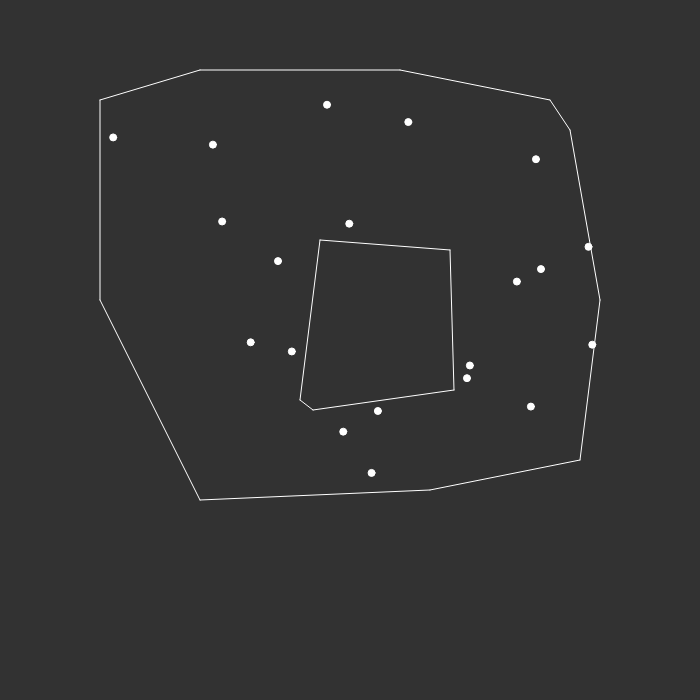
Frame 1 (no input)
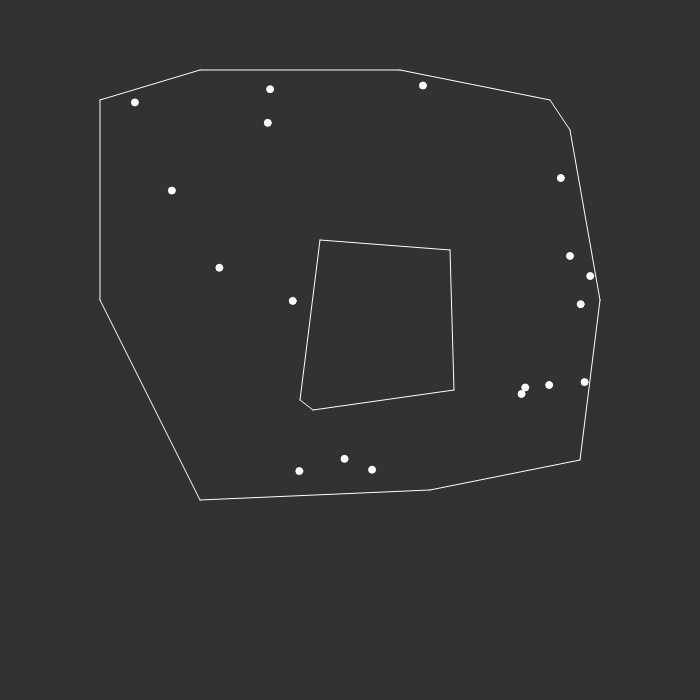
Frame 60 (no input)
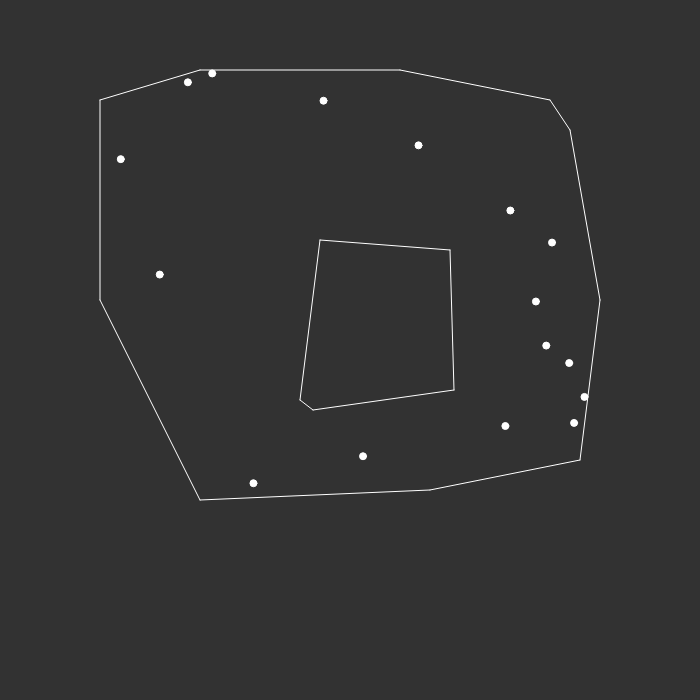
Frame 120 (the mouse pressed at the canvas centre since frame 60)

The p5.js sketch that drew these frames (run headless with seeded random() and noise() and a simulated clock; from frame 60 on, the mouse is pressed at the canvas centre):

// p5.js sketch
// ── sketch.js
//
// 2 laba
//
function det(A)
{
    var N = A.length, B = [], denom = 1, exchanges = 0;
    for (var i = 0; i < N; ++i)
     { B[i] = [];
       for (var j = 0; j < N; ++j) B[i][j] = A[i][j];
     }
    for (var i = 0; i < N-1; ++i)
     { var maxN = i, maxValue = Math.abs(B[i][i]);
       for (var j = i+1; j < N; ++j)
        { var value = Math.abs(B[j][i]);
          if (value > maxValue){ maxN = j; maxValue = value; }
        }
       if (maxN > i)
        { var temp = B[i]; B[i] = B[maxN]; B[maxN] = temp;
          ++exchanges;
        }
       else { if (maxValue == 0) return maxValue; }
       var value1 = B[i][i];
       for (var j = i+1; j < N; ++j)
        { var value2 = B[j][i];
          B[j][i] = 0;
          for (var k = i+1; k < N; ++k) B[j][k] = (B[j][k]*value1-B[i][k]*value2)/denom;
        }
       denom = value1;
     }
    if (exchanges%2) return -B[N-1][N-1];
    else return B[N-1][N-1];
}


function mult(a, b) {
    return a[0] * b[0] + a[1] * b[1];
}

function module(a) {
    return Math.sqrt(Math.pow(a[0], 2) + Math.pow(a[1], 2));
}

function angleBetween(a, b) {
    return mult(a, b) / (module(a) * module(b));
}

function minus(a, b) {
    return [a[0] - b[0], a[1] - b[1]];
}

function plus(a, b) {
    return [a[0] + b[0], a[1] + b[1]];
}



function side(a, b) {
    var mas = [minus(a[1], a[0]), minus(a[0], b)];
    detA = det(mas);
    if(detA > 0)
        return 1;
    else if (detA == 0)
        return 0;
    else
        return -1;
}

function intersect(a, b) {
    return side(a, b[0]) != side(a, b[1]) && side(b, a[0]) != side(b, a[1]);
}

//
// konec 2 labi
//

var figure =   [[200, 200], 
                [100, 400], 
                [100, 600], 
                [200, 630], 
                [400, 630], 
                [550, 600], 
                [570, 570], 
                [600, 400], 
                [580, 240], 
                [430, 210], 
                [200, 200]];

var inner  =   [[300, 300], 
                [313, 290], 
                [454, 310], 
                [450, 450], 
                [320, 460], 
                [300, 300]];

//refactor coordinates;
var figureOne = [[200, 200], 
                [100, 400], 
                [100, 600], 
                [200, 630], 
                [400, 630], 
                [550, 600], 
                [570, 570], 
                [600, 400], 
                [580, 240], 
                [430, 210], 
                [200, 200]];

for(var i = 0; i < figureOne.length; i++) {
    figureOne[i][1] = Y - figureOne[i][1];
}

var innerOne = [[300, 300], 
                [313, 290], 
                [454, 310], 
                [450, 450], 
                [320, 460], 
                [300, 300]];

for(var i = 0; i < inner.length; i++) {
    innerOne[i][1] = Y - innerOne[i][1];
}

function drawFigure() {
    for(var i = 0; i < figureOne.length - 1; i++) {
        line(figureOne[i][0], figureOne[i][1], figureOne[i+1][0], figureOne[i+1][1]);
    }
}

function drawInner() {
    for(var i = 0; i < innerOne.length - 1; i++) {
        line(innerOne[i][0], innerOne[i][1], innerOne[i+1][0], innerOne[i+1][1]);
    }
}

//konec figur

//
//
//

function insideFigure(p) {
    //find min x
    var x_min = figure[0][0];
    for(var i = 1; i < figure.length; i++) {
        if(figure[i][0] < x_min)
            x_min = figure[i][0];
    }

    var q = [x_min - 1, p[1]]

    for(var i = 0; i < figure.length; i++) {
        if(side([q, p], figure[i]) == 0) {
            q[1] -= 0.1;
            i = -1;
        }
    }

    var result = 0;

    for(var i = 0; i < figure.length - 1; i++) {
        if(intersect([q, p], [figure[i], figure[i+1]])) {
            result++;
        }
    }


    return result%2;
}

function insideInner(p) {
    //find min x
    var x_min = inner[0][0];
    for(var i = 1; i < inner.length; i++) {
        if(inner[i][0] < x_min)
            x_min = inner[i][0];
    }

    var q = [x_min - 1, p[1]]

    for(var i = 0; i < inner.length; i++) {
        if(side([q, p], inner[i]) == 0) {
            q[1] -= 0.1;
        }
    }

    var result = 0;

    for(var i = 0; i < inner.length - 1; i++) {
        if(intersect([q, p], [inner[i], inner[i+1]])) {
            result++;
        }
    }
    return result%2;
}
//
//
//

function drawSheeps() {
    for(var i = 0; i < sheeps.length; i++) {
        sheeps[i].draw();
    }
}

function checkDead() {
    for(var i = 0; i < sheeps.length; i++) {
        if(insideInner(sheeps[i].point())) {
            sheeps.splice(i, 1);
        }
    }
}

function moveSheeps() {
    for(var i = 0; i < sheeps.length; i++) {
        sheeps[i].move();
    }
}

function checkOut() {
    for(var i = 0; i < sheeps.length; i++) {
        var point = sheeps[i].point();
        var next = [point[0] + sheeps[i].x_speed,
                    point[1] + sheeps[i].y_speed];
            
        var past = [point[0] - sheeps[i].x_speed,
                    point[1] - sheeps[i].y_speed];
            

        if(!insideFigure(next)) {
            for(var j = 0; j < figure.length - 1; j++) {
                if(intersect([next, point], [figure[j+1], figure[j]])) {
                    var first = minus(point, past);
                    var second = minus(figure[j + 1], figure[j]);

                    console.log(first);
                    console.log(second);
                    
                    var result = mult(first, second);
                    var result1 = mult(second, second);

                    result = result / result1;
                    result = [2 * result * second[0], 2 * result * second[1]];
                    result = minus(result, first);

                    console.log(result);
                    console.log(Math.acos(angleBetween([1,0], result)));

                    sheeps[i].x_speed = result[0];
                    sheeps[i].y_speed = result[1];

                }
            }

        }
    }
}


//
//
//
//
//
var sheeps = [];

function setup() {
    createCanvas(X, Y);
}

function createSheeps() {
    if(sheeps.length == 0) {
        while(sheeps.length < 20) {
            var p = [Math.floor(Math.random() * X + 1), Math.floor(Math.random() * Y + 1)];
            if(insideFigure(p) && !insideInner(p))
                sheeps.push(new Sheep(p[0], p[1], Math.random() * Math.PI * 2));
        }
    }
}

function draw() {
    background("#323232");
    stroke(255);
    createSheeps();
    drawFigure();
    drawInner();
    moveSheeps();
    drawSheeps();
    checkDead();
    checkOut();
}

// ── sheep.js
var X = 700;
var Y = 700;

class Sheep {
    constructor(x, y, r) {
        this.x = x;
        this.y = y;
        this.r = r;
        this.x_speed = Math.cos(r);
        this.y_speed = Math.sin(r);
    }

    move() {
        this.x += this.x_speed;
        this.y += this.y_speed;
    }

    draw() {
        ellipse(this.x, Y - this.y, 7, 7)
    }

    point() {
        return [this.x, this.y];
    }
    
    setR(r) {
        this.r = r;;
        this.x_speed = Math.cos(r);
        this.y_speed = Math.sin(r);
    }
}
